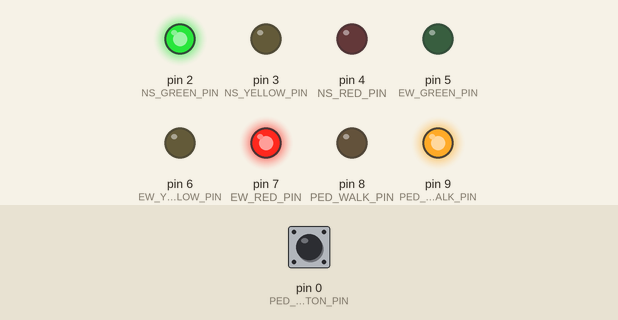
Simulated run of this sketch. Board: Arduino Uno, built with avr-gcc and run on an emulated ATmega328P. Shown: output pins drawn as LEDs (lit = HIGH). The test bench sets the inputs (shaded band); at power-on: pin 0 (PED_BUTTON_PIN) HIGH.

Above: at 1.2 s.
1.3 s: pin 0 (PED_BUTTON_PIN) pulled LOW for 3.2 s
At 1.6 s:
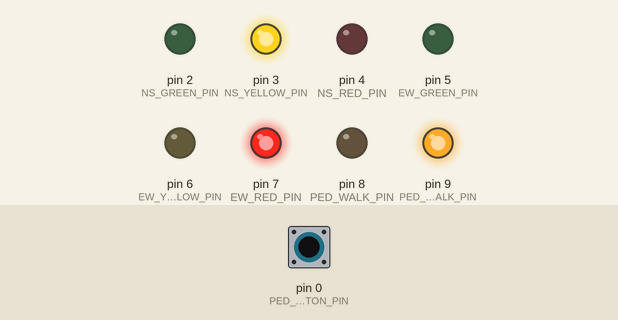
6.0 s: pin 0 (PED_BUTTON_PIN) pulled LOW for 3.2 s
At 11.0 s:
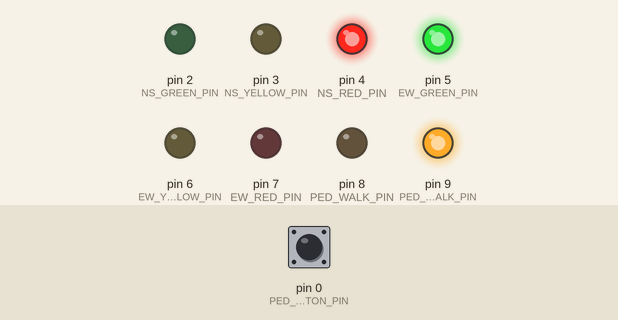
11.8 s: pin 0 (PED_BUTTON_PIN) pulled LOW for 0.15 s
At 13.2 s:
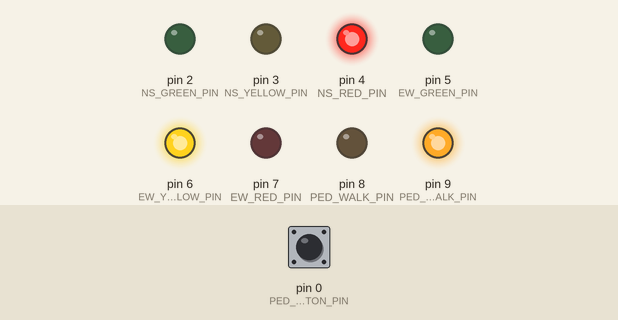
14.9 s: pin 0 (PED_BUTTON_PIN) pulled LOW for 1 s
At 15.6 s:
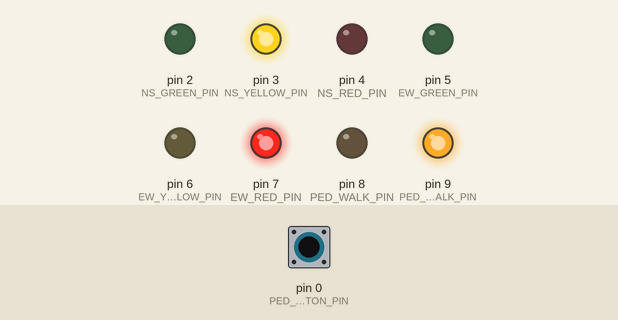
Timing chart, 0 to 18.4 s (numbered marks = the images above; inputs shaded):
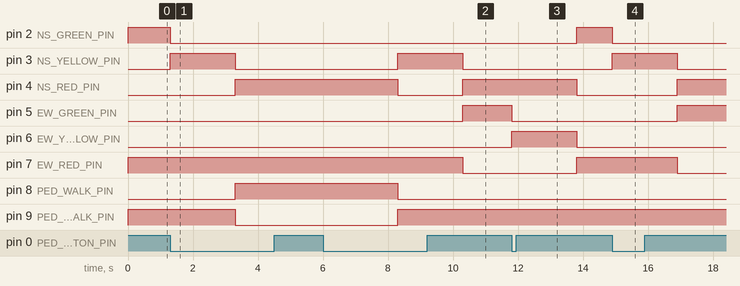

Measured:
- after the input at 1.3 s, pin 2 (NS_GREEN_PIN): HIGH → LOW after 0.00 s instead of 3.7 s; pin 3 (NS_YELLOW_PIN): LOW → HIGH after 0.00 s instead of 3.7 s; pin 4 (NS_RED_PIN), pin 8 (PED_WALK_PIN): LOW → HIGH after 2.0 s; pin 9 (PED_DONT_WALK_PIN): HIGH → LOW after 2.0 s
- after the input at 6.0 s, pin 2 (NS_GREEN_PIN): stays LOW (without the input it goes to HIGH after 2.3 s); pin 3 (NS_YELLOW_PIN): LOW → HIGH after 2.3 s, → LOW 2.0 s later; pin 5 (EW_GREEN_PIN): LOW → HIGH after 4.3 s; pin 7 (EW_RED_PIN): HIGH → LOW after 4.3 s
- after the input at 11.8 s, pin 2 (NS_GREEN_PIN), pin 7 (EW_RED_PIN): LOW → HIGH after 2.0 s; pin 4 (NS_RED_PIN): HIGH → LOW after 2.0 s; pin 5 (EW_GREEN_PIN): HIGH → LOW at once; pin 6 (EW_YELLOW_PIN): LOW → HIGH at once, → LOW 2.0 s later
- after the input at 14.9 s, pin 2 (NS_GREEN_PIN): HIGH → LOW at once; pin 3 (NS_YELLOW_PIN): LOW → HIGH at once, → LOW 2.0 s later; pin 4 (NS_RED_PIN), pin 5 (EW_GREEN_PIN): LOW → HIGH after 2.0 s; pin 7 (EW_RED_PIN): HIGH → LOW after 2.0 s

The sketch:

traffic.ino
```cpp
// Define pins for North-South traffic light
#define NS_GREEN_PIN 2      // North-South Green LED
#define NS_YELLOW_PIN 3     // North-South Yellow LED
#define NS_RED_PIN 4        // North-South Red LED

// Define pins for East-West traffic light
#define EW_GREEN_PIN 5      // East-West Green LED
#define EW_YELLOW_PIN 6     // East-West Yellow LED
#define EW_RED_PIN 7        // East-West Red LED

// Define pins for pedestrian signal
#define PED_WALK_PIN 8      // Pedestrian Walk LED
#define PED_DONT_WALK_PIN 9 // Pedestrian Don't Walk LED

// Define pin for pedestrian button
#define PED_BUTTON_PIN 0   // Push button for pedestrian crossing request

// Define traffic light states for the FSM
enum TrafficState { NS_GREEN, NS_YELLOW, EW_GREEN, EW_YELLOW, PED_WALK, ALL_RED };
TrafficState currentState = NS_GREEN; // Initialize the state to NS_GREEN

// Timing constants (in milliseconds)
unsigned long lastTransition = 0;       // Tracks the last state transition time
const unsigned long greenTime = 5000;   // Green light duration: 5 seconds
const unsigned long yellowTime = 2000; // Yellow light duration: 2 seconds
const unsigned long pedestrianTime = 5000; // Pedestrian Walk signal duration: 5 seconds
int flag = 0; // flag to indicate which Green signal will be trun ON


void setup() {
    // Set all traffic light LEDs as output pins
    pinMode(NS_GREEN_PIN, OUTPUT);
    pinMode(NS_YELLOW_PIN, OUTPUT);
    pinMode(NS_RED_PIN, OUTPUT);
    pinMode(EW_GREEN_PIN, OUTPUT);
    pinMode(EW_YELLOW_PIN, OUTPUT);
    pinMode(EW_RED_PIN, OUTPUT);

    // Set pedestrian signal LEDs as output pins
    pinMode(PED_WALK_PIN, OUTPUT);
    pinMode(PED_DONT_WALK_PIN, OUTPUT);

    // Set pedestrian button as input with internal pull-up resistor
    pinMode(PED_BUTTON_PIN, INPUT_PULLUP);
}

void loop() {
    unsigned long currentTime = millis(); // Get the current time in milliseconds
    bool pedestrianRequest = digitalRead(PED_BUTTON_PIN) == LOW; // Check if pedestrian button is pressed

    // FSM logic: handle each traffic light state
    switch (currentState) {
        case NS_GREEN: // North-South traffic light is green
            // Turn on NS Green, turn off NS Yellow and NS Red
            digitalWrite(NS_GREEN_PIN, HIGH);
            digitalWrite(NS_YELLOW_PIN, LOW);
            digitalWrite(NS_RED_PIN, LOW);
            // Turn off EW Green, EW Yellow; Turn on EW Red
            digitalWrite(EW_GREEN_PIN, LOW);
            digitalWrite(EW_YELLOW_PIN, LOW);
            digitalWrite(EW_RED_PIN, HIGH);
            // Pedestrian signals: Walk OFF, Don't Walk ON
            digitalWrite(PED_WALK_PIN, LOW);
            digitalWrite(PED_DONT_WALK_PIN, HIGH);

            // Check if time for green is over or pedestrian button pressed
            if (currentTime - lastTransition > greenTime || pedestrianRequest) {
                currentState = NS_YELLOW; // Transition to NS Yellow
                lastTransition = currentTime; // Update the transition time
                flag = 1;
            }
            break;

        case NS_YELLOW: // North-South traffic light is yellow
            // Turn on NS Yellow, turn off NS Green and NS Red
            digitalWrite(NS_GREEN_PIN, LOW);
            digitalWrite(NS_YELLOW_PIN, HIGH);

            // Transition to North-South green after yellow duration
            if (currentTime - lastTransition > yellowTime) {
                currentState = pedestrianRequest ? PED_WALK : EW_GREEN;
                lastTransition = currentTime;
            }
            break;

        case EW_GREEN: // East-West traffic light is green
            // Turn on EW Green, turn off EW Yellow and EW Red
            digitalWrite(EW_GREEN_PIN, HIGH);
            digitalWrite(EW_YELLOW_PIN, LOW);
            digitalWrite(EW_RED_PIN, LOW);
            // Turn off NS Green, NS Yellow; Turn on NS Red
            digitalWrite(NS_GREEN_PIN, LOW);
            digitalWrite(NS_YELLOW_PIN, LOW);
            digitalWrite(NS_RED_PIN, HIGH);
            digitalWrite(PED_WALK_PIN, LOW);
            digitalWrite(PED_DONT_WALK_PIN, HIGH);

            // Check if time for green is over or pedestrian button pressed
            if (currentTime - lastTransition > greenTime || pedestrianRequest) {
                currentState = EW_YELLOW; // Transition to EW Yellow
                lastTransition = currentTime;
                flag = 0;
            }
            break;

        case EW_YELLOW: // East-West traffic light is yellow
            // Turn on EW Yellow, turn off EW Green
            digitalWrite(EW_GREEN_PIN, LOW);
            digitalWrite(EW_YELLOW_PIN, HIGH);

            // Transition to Pedestrian Walk or North-South green
            if (currentTime - lastTransition > yellowTime) {
                currentState = pedestrianRequest ? PED_WALK : NS_GREEN;
                lastTransition = currentTime;
            }
            break;

        case PED_WALK:  // Pedestrian Walk signal
            // Turn on Pedestrian Walk signal, turn off Don't Walk
            digitalWrite(PED_WALK_PIN, HIGH);
            digitalWrite(PED_DONT_WALK_PIN, LOW);
            // Turn Off East-West traffic light signal
            digitalWrite(EW_YELLOW_PIN, LOW);
            digitalWrite(NS_YELLOW_PIN, LOW);
            // Turn ON East-West and North-South traffic light signal
            digitalWrite(NS_RED_PIN, HIGH);
            digitalWrite(EW_RED_PIN, HIGH);

            // Transition to the next traffic light signal
            if (currentTime - lastTransition > pedestrianTime) {
                currentState = flag ? NS_GREEN : EW_GREEN;
                lastTransition = currentTime;
            }
            break;
    }
}
```
